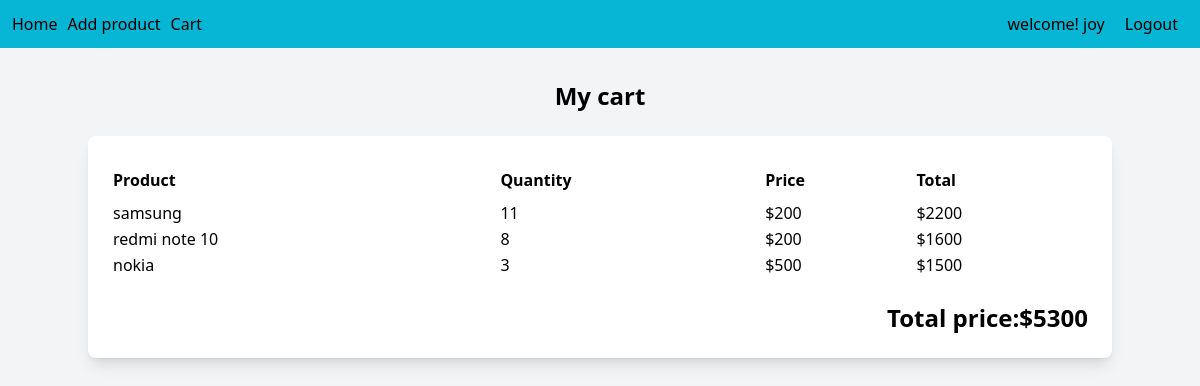
The app's page /cart/ (signed in) with its own data.
### main/models.py (models this page shows)
class CartItem(models.Model):
    cart=models.ForeignKey(Cart,on_delete=models.CASCADE,related_name='items',null=True)
    product=models.ForeignKey(Product,on_delete=models.CASCADE,related_name='cart_items',null=True)
    quantity=models.PositiveIntegerField(default=1)

class Product(models.Model):
    name=models.CharField(max_length=100)
    price=models.IntegerField()
    quantity=models.IntegerField()
    image=models.FileField(upload_to='uploads/',null=True)

### main/views.py (the view)
# urls.py: path('cart/',views.view_cart, name="cart"),
@login_required
def view_cart(request):
    cart,created=Cart.objects.get_or_create(user=request.user)
    items=cart.items.select_related('product').annotate(
        item_total=F('quantity') * F('product__price')
    )
    total_price = items.aggregate(total=Sum('item_total'))['total'] or 0
    return render(request,'main/view_cart.html',{'items':items,'total_price':total_price})

### main/templates/main/view_cart.html (shortened to what this page needs)
<!DOCTYPE html>
<html lang="en">
<head>
    <script src="https://cdn.tailwindcss.com"></script>
</head>
<body class="bg-gray-100">
    {% include "main/menu.html" %}
   <div class="container mx-auto py-8">
    <h2 class="text-2xl font-bold mb-6 text-center">My cart</h2>
    <div class="bg-white p-6 rounded-lg shadow-lg">
        {% if items %}
            <table class="w-full table-auto">
                <thead>
                   <tr>
                        <th class="text-left py-2">Product</th>
                        <th class="text-left py-2">Quantity</th>
                        <th class="text-left py-2">Price</th>
                        <th class="text-left py-2">Total</th>
                   </tr>
                </thead>
                <tbody>
                    {% for item in items %}
                    <tr>
                        <td>{{item.product.name}}</td>
                        <td>{{item.quantity}}</td>
                        <td>${{item.product.price}}</td>
                        <td>${{item.item_total}}</td>
                    </tr>
                {% endfor %}
                </tbody>
            </table>
            <div class="mt-6 text-right">
                <h2 class="font-semibold text-2xl">Total price:${{total_price}}</h2>
            </div>
            {% else %}
            <p class="text-gray-600 font-semibold">Your cart is empty</p>
        {% endif %}
    </div>
   </div>
</body>
</html>

### main/templates/main/menu.html (shortened to what this page needs)
<header>
    <nav class="bg-cyan-500">
        <ul class="flex items-center p-3 justify-between">
           <div class="flex ">
                <li class="mr-[10px] hover:text-white">
                    <a href=" {% url 'home' %}">Home</a>
                </li>
                <li class="mr-[10px] hover:text-white">
                    <a href="{% url 'add_product' %}">Add product</a>
                </li>
                <li class="mr-[10px] hover:text-white">
                    <a href="{% url 'cart' %}">Cart</a>
                </li>
           </div>
           <div class="flex">
            {% if request.user.is_authenticated %}
            <span class="mr-5">welcome! {{request.user.username}}</span>
            <li class="mr-[10px] hover:text-white">
                <a href="{% url 'logout' %}">Logout</a>
            </li>
                {% endif %}
           </div>
        </ul>
    </nav>
</header>

### records on screen
CartItem: product.name "samsung", quantity "11", product.price "200", item_total "2200"
CartItem: product.name "redmi note 10", quantity "8", product.price "200", item_total "1600"
CartItem: product.name "nokia", quantity "3", product.price "500", item_total "1500"

### other values on screen
{{ request.user.username }} "joy"
{{ total_price }} "5300"
